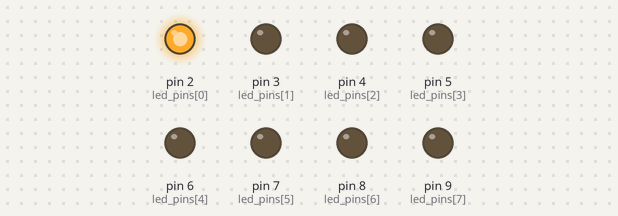
This sketch was run on a simulated Arduino Uno, built with avr-gcc and run on an emulated ATmega328P. Parts: output pins drawn as LEDs (lit = HIGH). What the sketch prints to the serial monitor is not drawn.

Above: at 0.5 s.
At 2.5 s:
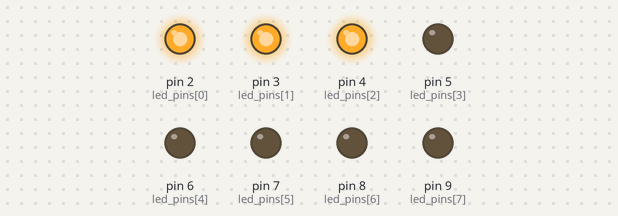
At 4.5 s:
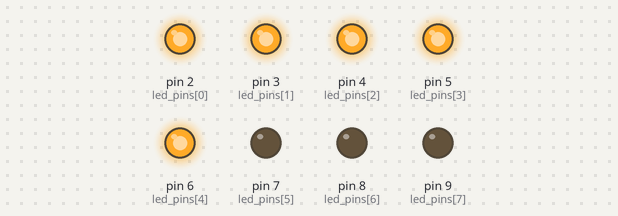
At 9.5 s:
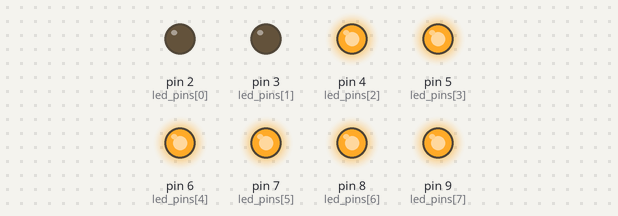
At 14.5 s:
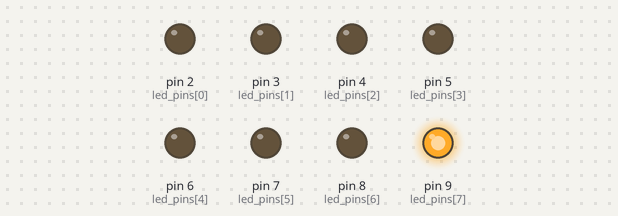
At 19.5 s:
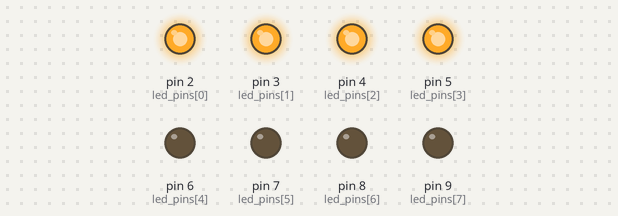
Timing chart, 0 to 20.8 s (numbered marks = the images above):
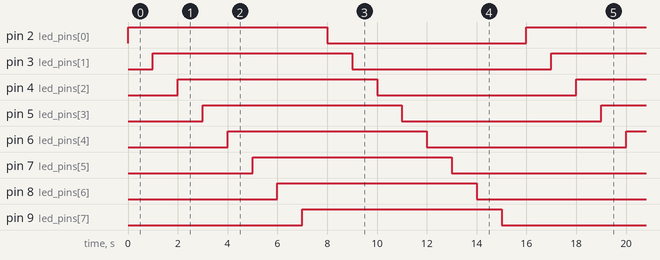

The sketch:

Digital_test1.ino
```cpp
int count=0;
int led_pins[8]={2,3,4,5,6,7,8,9};
int pin=0;

void setup() {
  // put your setup code here, to run once:
  Serial.begin(115200);
  Serial.println("test 1");

  byte value_1, led_control;

//  value_1=57;
//  Serial.print("57 in binary = ");
//  Serial.println(value_1,BIN);
//  Serial.print("57 in HEX = ");
//  Serial.println(value_1,HEX);

  led_control=B00000000;

  led_control|=(1<<7);
  Serial.print("led_control = ");
  Serial.println(led_control,BIN);

  led_control|=(1<<5);
  Serial.print("led_control = ");
  Serial.println(led_control,BIN);

  int i=0;
  for(i=0; i<8;i++){
    pinMode(led_pins[i], OUTPUT);
  }

}

void loop() {
  // put your main code here, to run repeatedly:

  for(int i=0; i<8; i++){
    pin |=(1<<i);
    updatesLED();
    delay(1000);
  }
   for(int i=0; i<8; i++){
    pin &=~(1<<i);
    updatesLED();
    delay(1000);
  }
}
void updatesLED(){
  int i=0;
  for(i=0; i<8; i++)
  {
    digitalWrite(led_pins[i], (pin >>i)&0x01);
  }
}
```

Measured:
- by itself, pin 2 (led_pins[0]), pin 3 (led_pins[1]), pin 4 (led_pins[2]), pin 5 (led_pins[3]), pin 6 (led_pins[4]), pin 7 (led_pins[5]), pin 8 (led_pins[6]), pin 9 (led_pins[7]): alternates HIGH for 8.0 s and LOW for 8.0 s
- by itself, everything shown: repeats every 16.0 s, in 16 steps
